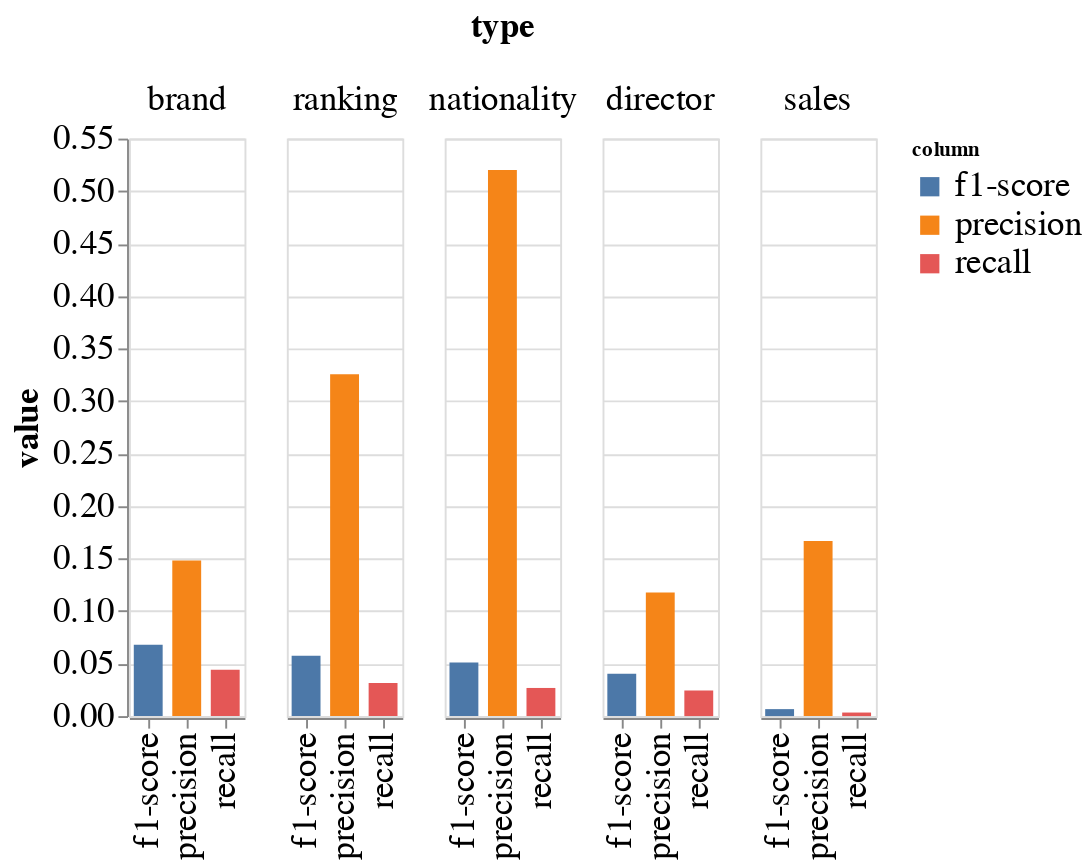

The code cell stored with this chart in its notebook:
### Code cell
alt.Chart(sato_bottom_5_df.reset_index()).transform_fold(
        ['precision', 'recall', 'f1-score'],
      as_=['column', 'value']
    ).mark_bar(size=15).encode(
    column=alt.Column('type:O', sort=alt.EncodingSortField(
                field="f1-score",  
                order="descending")),
    x = alt.X('column:N',
              title = '',
              ),
    y=alt.Y('value:Q'),
    color='column:N'
).configure_axis(
    labelFontSize=18,
    titleFontSize=18
).configure_header(titleFontSize=18,labelFontSize=18).configure_legend(
    labelFontSize=18
)

### Figure 1 — Vega-Lite specification as saved in the notebook (floating-point values rounded to 4 significant figures)
{"config": {"view": {"continuousWidth": 400, "continuousHeight": 300}, "axis": {"labelFontSize": 18, "titleFontSize": 18}, "header": {"labelFontSize": 18, "titleFontSize": 18}, "legend": {"labelFontSize": 18}}, "data": {"name": "data-b74edbcad680c0ae53294a56d0fd9a4e"}, "mark": {"type": "bar", "size": 15}, "encoding": {"color": {"field": "column", "type": "nominal"}, "column": {"field": "type", "sort": {"field": "f1-score", "order": "descending"}, "type": "ordinal"}, "x": {"field": "column", "title": "", "type": "nominal"}, "y": {"field": "value", "type": "quantitative"}}, "transform": [{"fold": ["precision", "recall", "f1-score"], "as": ["column", "value"]}], "$schema": "https://vega.github.io/schema/vega-lite/v4.17.0.json", "datasets": {"data-b74edbcad680c0ae53294a56d0fd9a4e": [{"type": "brand", "precision": 0.1481, "recall": 0.04404, "f1-score": 0.06789, "support": 545}, {"type": "ranking", "precision": 0.3256, "recall": 0.03146, "f1-score": 0.05738, "support": 445}, {"type": "nationality", "precision": 0.52, "recall": 0.0268, "f1-score": 0.05098, "support": 485}, {"type": "director", "precision": 0.1176, "recall": 0.02439, "f1-score": 0.0404, "support": 246}, {"type": "sales", "precision": 0.1667, "recall": 0.00339, "f1-score": 0.006645, "support": 295}]}}
